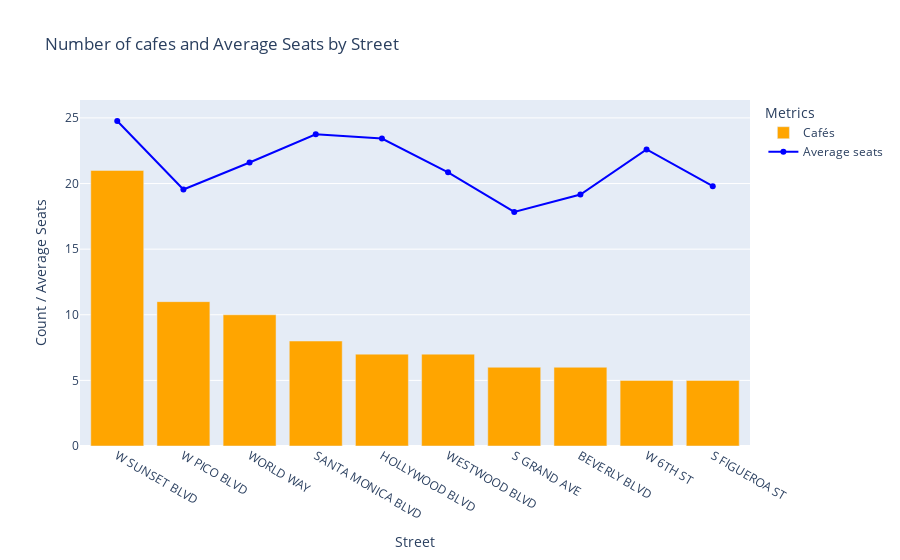

The notebook cell saved with this chart:
### Code cell
# Bar chart for cafe count
fig7 = go.Figure(
    data=[
        go.Bar(
            x=top10_cafe_seats['street'],
            y=top10_cafe_seats['cafe_count'],
            name='Cafés',
            marker_color='orange'    
        )
    ]
)

# Adding line for average seats
fig7.add_trace(
    go.Scatter(
        x=top10_cafe_seats['street'],
        y=top10_cafe_seats['average_seats'],
        name='Average seats',
        mode='lines+markers',
        line=dict(color='blue')
    )
)

# Adding title and labels
fig7.update_layout(
    title='Number of cafes and Average Seats by Street',
    xaxis_title='Street',
    yaxis_title='Count / Average Seats',
    legend_title='Metrics',
    barmode='group'
)

fig7.show()

### Figure 1 — Plotly figure (JSON) as saved in the notebook; plotly's stock layout.template omitted (floating-point values rounded to 4 significant figures)
{"data": [{"marker": {"color": "orange"}, "name": "Cafés", "type": "bar", "x": ["W SUNSET BLVD", "W PICO BLVD", "WORLD WAY", "SANTA MONICA BLVD", "HOLLYWOOD BLVD", "WESTWOOD BLVD", "S GRAND AVE", "BEVERLY BLVD", "W 6TH ST", "S FIGUEROA ST"], "y": [21, 11, 10, 8, 7, 7, 6, 6, 5, 5]}, {"line": {"color": "blue"}, "mode": "lines+markers", "name": "Average seats", "type": "scatter", "x": ["W SUNSET BLVD", "W PICO BLVD", "WORLD WAY", "SANTA MONICA BLVD", "HOLLYWOOD BLVD", "WESTWOOD BLVD", "S GRAND AVE", "BEVERLY BLVD", "W 6TH ST", "S FIGUEROA ST"], "y": [24.76, 19.55, 21.6, 23.75, 23.43, 20.86, 17.83, 19.17, 22.6, 19.8]}], "layout": {"barmode": "group", "legend": {"title": {"text": "Metrics"}}, "title": {"text": "Number of cafes and Average Seats by Street"}, "xaxis": {"title": {"text": "Street"}}, "yaxis": {"title": {"text": "Count / Average Seats"}}}}
